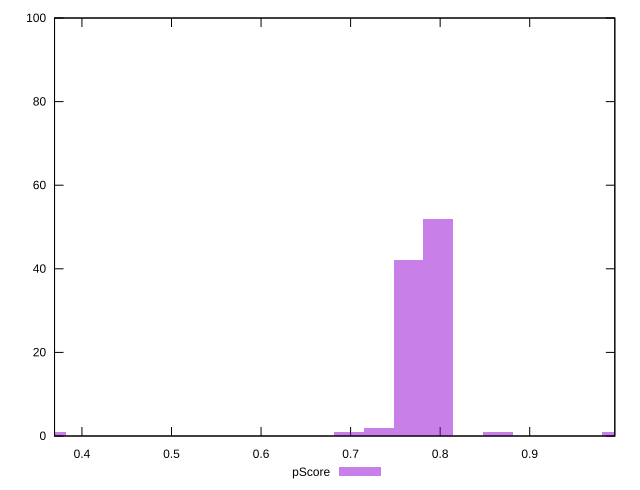

Recreate this plot in gnuplot.
reset

$pScore <<EOF
0.36569303741093345 1
0.7978757179874911 52
0.7646308964046791 42
0.6981412532390547 1
0.7313860748218669 2
0.997344647484364 1
0.8643653611531155 1
EOF

set key outside below
set boxwidth 0.03324482158281213
set xrange [0.36939042515266207:0.9950514172805036]
set yrange [0:100]
set trange [0:100]
set style fill transparent solid 0.5 noborder
set terminal svg size 640, 490 enhanced background rgb 'white'
set output "reports/report_00030_2021-02-24T20-42-31.540Z/total-blocking-time/samples/astro/pScore/histogram.svg"

plot $pScore title "pScore" with boxes

reset
